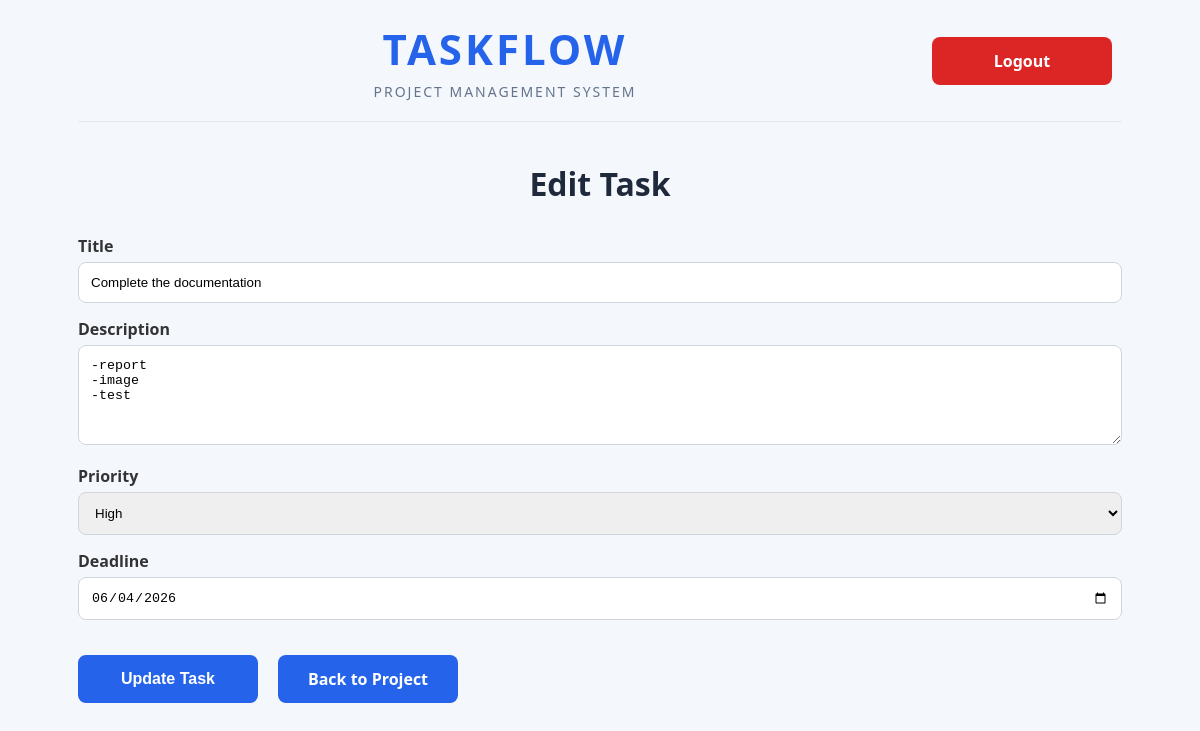
The app's page /edit_task.php?id=7 (signed in) with its own data.
### tables this page shows
CREATE TABLE `tasks` (
  `task_id` int(11) NOT NULL,
  `title` varchar(255) NOT NULL,
  `description` text DEFAULT NULL,
  `priority` enum('Low','Medium','High') DEFAULT 'Medium',
  `deadline` date DEFAULT NULL,
  `status` enum('Pending','In Progress','Completed') DEFAULT 'Pending',
  `created_at` timestamp NOT NULL DEFAULT current_timestamp(),
  `user_id` int(11) NOT NULL,
  `project_id` int(11) NOT NULL
);

### edit_task.php (the view, shortened to what this page needs)
<?php
include("db.php");
$task_id = $_GET['id'];
$sql = "SELECT * FROM tasks
        WHERE task_id='$task_id'";
$result = mysqli_query($conn, $sql);
$task = mysqli_fetch_assoc($result);
?>
<!DOCTYPE html>
<html>
<head>
    <link rel="stylesheet" href="style.css?v=<?php echo time(); ?>">
</head>
<body>
<div class="container">
    <div class="app-header">
        <div>
            <a href="dashboard.php" class="brand-logo">
                TASKFLOW
            </a>
            <div class="brand-subtitle">
                Project Management System
            </div>
        </div>
        <a href="logout.php" class="btn logout-btn">
            Logout
        </a>
    </div>
    <h1>Edit Task</h1>
    <form method="POST">
        <label>Title</label>
        <input type="text"
               name="title"
               value="<?php echo $task['title']; ?>"
               required>
        <label>Description</label>
        <textarea name="description"><?php echo $task['description']; ?></textarea>
        <label>Priority</label>
        <select name="priority">
            <option value="High"
                <?php if($task['priority']=="High") echo "selected"; ?>>
                High
            </option>
        </select>
        <label>Deadline</label>
        <input type="date"
               name="deadline"
               value="<?php echo $task['deadline']; ?>">
        <div class="button-group">
            <input type="submit"
                   name="update"
                   value="Update Task">
            <a href="view_project.php?id=<?php echo $task['project_id']; ?>"
               class="btn">
                Back to Project
            </a>
        </div>
    </form>
</div>
</body>
</html>

### style.css (style rules this page uses)
body { font-family:'Segoe UI', Tahoma, Geneva, Verdana, sans-serif; background:#f4f7fc; margin:0; padding:20px; color:#333; }
.container { width:90%; max-width:1200px; margin:auto; }
h1 { text-align:center; color:#1e293b; margin-bottom:30px; }
.app-header { display:flex; justify-content:space-between; align-items:center; margin-bottom:40px; padding-bottom:20px; border-bottom:1px solid #e2e8f0; }
.app-header > div { flex:1; text-align:center; }
.brand-logo { display:block; text-decoration:none; font-size:42px; font-weight:800; color:#2563eb; letter-spacing:3px; }
.brand-subtitle { color:#64748b; font-size:14px; text-transform:uppercase; letter-spacing:2px; margin-top:5px; }
.btn, input[type=submit] { display:inline-flex; align-items:center; justify-content:center; min-width:180px; height:48px; padding:0 20px; border-radius:8px; background:#2563eb; color:white; font-weight:bold; font-size:16px; text-decoration:none; text-align:center; border:none; cursor:pointer; appearance:none; margin-right:10px; transition:0.3s; box-sizing:border-box; line-height:1; vertical-align:middle; }
.logout-btn { background:#dc2626; }
form { width:100%; margin-top:20px; }
label { font-weight:bold; }
input[type=text], input[type=email], input[type=password], input[type=date], select, textarea { width:100%; padding:12px; margin-top:5px; margin-bottom:15px; border:1px solid #d1d5db; border-radius:8px; box-sizing:border-box; }
textarea { min-height:100px; resize:vertical; }
.button-group { display:flex; gap:10px; align-items:center; flex-wrap:wrap; margin-top:20px; }

### records on screen
tasks: title "Complete the documentation", description "-report -image -test", priority "High", deadline "06/04/2026"
